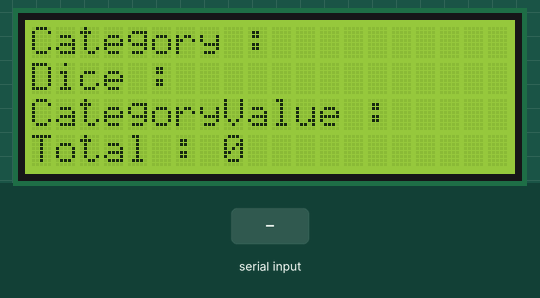
This sketch was run on a simulated Arduino Uno, built with avr-gcc and run on an emulated ATmega328P. On the bench: 20×4 character LCD. The test bench sets the inputs (shaded band).

Above: at 1.2 s.
1.3 s: "90,45\n" received over Serial
At 3.3 s:
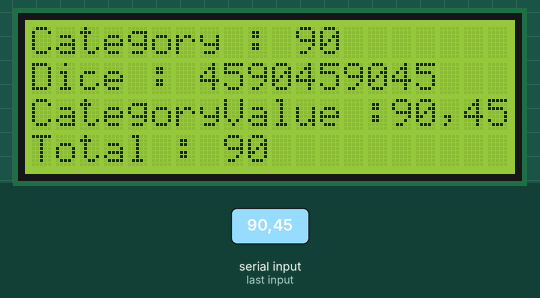
3.9 s: "30,150\n" received over Serial
At 4.99 s:
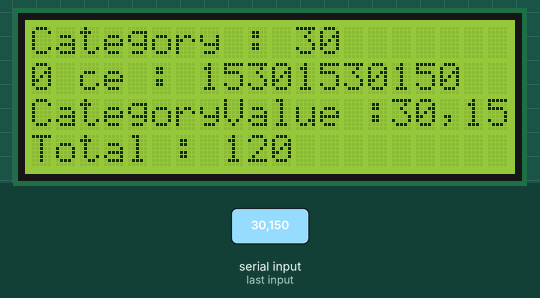
6.5 s: "5\n" received over Serial
At 8.6 s:
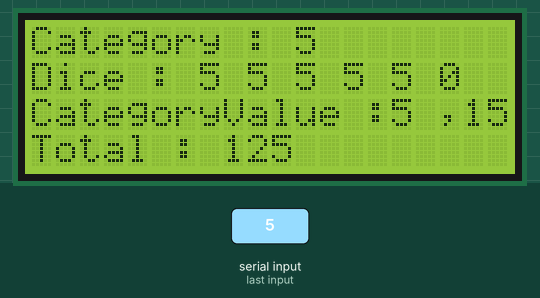
9.1 s: "90\n" received over Serial
At 11.4 s:
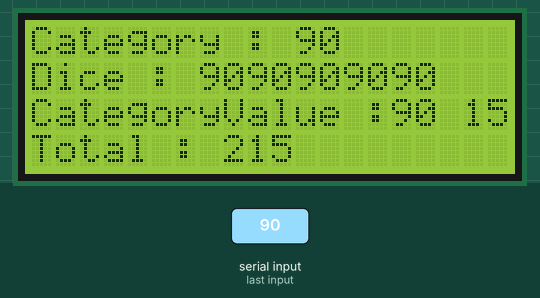
11.7 s: "200\n" received over Serial
At 13.9 s:
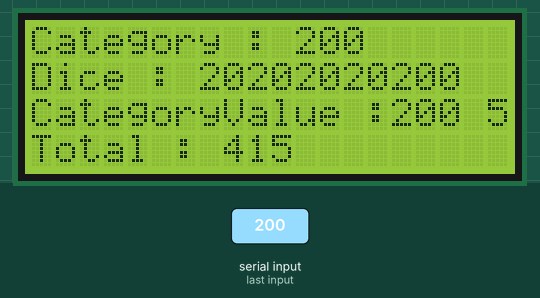
14.3 s: "90,45\n" received over Serial
At 16.6 s:
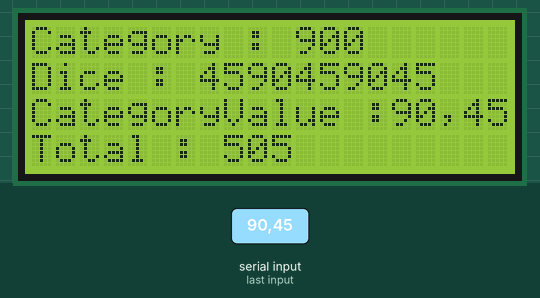
Timing chart, 0 to 17.8 s (numbered marks = the images above; inputs shaded):
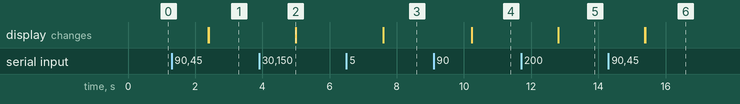

The sketch:

Arduino_Python.ino
```cpp
#include <Wire.h>
#include <LiquidCrystal_I2C.h>
LiquidCrystal_I2C lcd(0x27, 20, 4);

int totalValue= 0;
void setup()
{
  // put your setup code here, to run once:
  Serial.begin(115200);
  lcd.init(); // initalize the lcd
  lcd.backlight();
}

String read_serial()
{
  String str = "";

  while (Serial.available())
  {
    str = Serial.readString();
    delay(10);
  }

  return str;
}

void loop()
{
  String str = read_serial();

  int string1 = str.indexOf(",");
  int string2 = str.indexOf(",",string1+1);
  int string3 = str.indexOf(",",string2+1);
  int string4 = str.indexOf(",",string3+1);
  int string5 = str.indexOf(",",string4+1);
  int string6 = str.indexOf(",",string5+1);
  int lengthS = str.length();

  String statusD = str.substring(0, string1);
  String dice1 = str.substring(string1+1, string2);
  String dice2 = str.substring(string2+1, string3);
  String dice3 = str.substring(string3+1, string4);
  String dice4 = str.substring(string4+1, string5);
  String dice5 = str.substring(string5+1, string6);
  String showValue = str.substring(string6+1, lengthS);

  lcd.setCursor(0, 0);
  lcd.print("Category :");
  lcd.setCursor(11, 0);
  lcd.print(statusD);

  lcd.setCursor(0, 1);
  lcd.print("Dice : ");
  lcd.setCursor(7, 1);
  lcd.print(dice1);
  lcd.setCursor(9, 1);
  lcd.print(dice2);
  lcd.setCursor(11, 1);
  lcd.print(dice3);
  lcd.setCursor(13, 1);
  lcd.print(dice4);
  lcd.setCursor(15, 1);
  lcd.print(dice5);

  lcd.setCursor(0, 2);
  lcd.print("CategoryValue :");
  lcd.setCursor(15, 2);
  lcd.print(showValue);

  lcd.setCursor(0, 3);
  lcd.print("Total :");
  totalValue = totalValue + showValue.toInt();
  lcd.setCursor(8,3);
  lcd.print(totalValue);
}
```

Measured:
- after the input at 1.3 s, the display: first changes after 1.1 s (image 1 shows a later state)
- after the input at 3.9 s, the display: changes after 1.1 s (image 2)
- after the input at 6.5 s, the display: changes after 1.1 s (image 3)
- after the input at 9.1 s, the display: changes after 1.1 s (image 4)
- after the input at 11.7 s, the display: changes after 1.1 s (image 5)
- after the input at 14.3 s, the display: first changes after 1.1 s (image 6 shows a later state)
